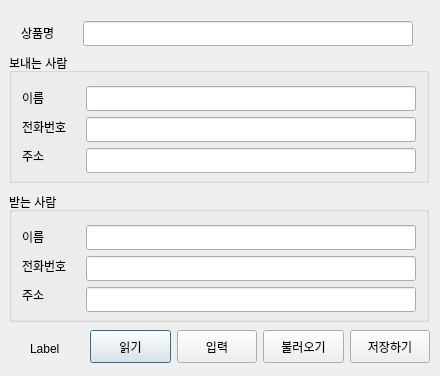
<?xml version="1.0" encoding="UTF-8"?>
<ui version="4.0">
 <class>Dialog</class>
 <widget class="QDialog" name="Dialog">
  <property name="geometry">
   <rect>
    <x>0</x>
    <y>0</y>
    <width>440</width>
    <height>376</height>
   </rect>
  </property>
  <property name="windowTitle">
   <string>Dialog</string>
  </property>
  <property name="layoutDirection">
   <enum>Qt::LeftToRight</enum>
  </property>
  <widget class="QGroupBox" name="groupBox">
   <property name="geometry">
    <rect>
     <x>9</x>
     <y>53</y>
     <width>420</width>
     <height>130</height>
    </rect>
   </property>
   <property name="minimumSize">
    <size>
     <width>420</width>
     <height>130</height>
    </size>
   </property>
   <property name="maximumSize">
    <size>
     <width>420</width>
     <height>130</height>
    </size>
   </property>
   <property name="font">
    <font>
     <weight>50</weight>
     <bold>false</bold>
    </font>
   </property>
   <property name="title">
    <string>보내는 사람</string>
   </property>
   <widget class="QLineEdit" name="lineSenderAddress">
    <property name="enabled">
     <bool>true</bool>
    </property>
    <property name="geometry">
     <rect>
      <x>77</x>
      <y>95</y>
      <width>330</width>
      <height>25</height>
     </rect>
    </property>
    <property name="minimumSize">
     <size>
      <width>330</width>
      <height>25</height>
     </size>
    </property>
    <property name="maximumSize">
     <size>
      <width>330</width>
      <height>25</height>
     </size>
    </property>
    <property name="text">
     <string/>
    </property>
   </widget>
   <widget class="QLineEdit" name="lineSenderName">
    <property name="enabled">
     <bool>true</bool>
    </property>
    <property name="geometry">
     <rect>
      <x>77</x>
      <y>33</y>
      <width>330</width>
      <height>25</height>
     </rect>
    </property>
    <property name="minimumSize">
     <size>
      <width>330</width>
      <height>25</height>
     </size>
    </property>
    <property name="maximumSize">
     <size>
      <width>330</width>
      <height>25</height>
     </size>
    </property>
   </widget>
   <widget class="QLineEdit" name="lineSenderNumber">
    <property name="enabled">
     <bool>true</bool>
    </property>
    <property name="geometry">
     <rect>
      <x>77</x>
      <y>64</y>
      <width>330</width>
      <height>25</height>
     </rect>
    </property>
    <property name="minimumSize">
     <size>
      <width>330</width>
      <height>25</height>
     </size>
    </property>
    <property name="maximumSize">
     <size>
      <width>330</width>
      <height>25</height>
     </size>
    </property>
   </widget>
   <widget class="QLabel" name="labelSenderAddress">
    <property name="geometry">
     <rect>
      <x>13</x>
      <y>91</y>
      <width>28</width>
      <height>23</height>
     </rect>
    </property>
    <property name="text">
     <string>주소</string>
    </property>
   </widget>
   <widget class="QLabel" name="labelRecevierName">
    <property name="geometry">
     <rect>
      <x>13</x>
      <y>33</y>
      <width>28</width>
      <height>23</height>
     </rect>
    </property>
    <property name="text">
     <string>이름</string>
    </property>
   </widget>
   <widget class="QLabel" name="labelSenderNumber">
    <property name="geometry">
     <rect>
      <x>13</x>
      <y>62</y>
      <width>56</width>
      <height>23</height>
     </rect>
    </property>
    <property name="text">
     <string>전화번호</string>
    </property>
   </widget>
  </widget>
  <widget class="QGroupBox" name="groupBox_2">
   <property name="geometry">
    <rect>
     <x>9</x>
     <y>192</y>
     <width>420</width>
     <height>130</height>
    </rect>
   </property>
   <property name="minimumSize">
    <size>
     <width>420</width>
     <height>130</height>
    </size>
   </property>
   <property name="maximumSize">
    <size>
     <width>420</width>
     <height>130</height>
    </size>
   </property>
   <property name="title">
    <string>받는 사람</string>
   </property>
   <widget class="QLineEdit" name="lineReceiverrNumber">
    <property name="geometry">
     <rect>
      <x>77</x>
      <y>64</y>
      <width>330</width>
      <height>25</height>
     </rect>
    </property>
    <property name="minimumSize">
     <size>
      <width>330</width>
      <height>25</height>
     </size>
    </property>
    <property name="maximumSize">
     <size>
      <width>330</width>
      <height>25</height>
     </size>
    </property>
   </widget>
   <widget class="QLineEdit" name="lineReceiverName">
    <property name="geometry">
     <rect>
      <x>77</x>
      <y>33</y>
      <width>330</width>
      <height>25</height>
     </rect>
    </property>
    <property name="minimumSize">
     <size>
      <width>330</width>
      <height>25</height>
     </size>
    </property>
    <property name="maximumSize">
     <size>
      <width>330</width>
      <height>25</height>
     </size>
    </property>
   </widget>
   <widget class="QLineEdit" name="lineReceiverAddress">
    <property name="geometry">
     <rect>
      <x>77</x>
      <y>95</y>
      <width>330</width>
      <height>25</height>
     </rect>
    </property>
    <property name="minimumSize">
     <size>
      <width>330</width>
      <height>25</height>
     </size>
    </property>
    <property name="maximumSize">
     <size>
      <width>330</width>
      <height>25</height>
     </size>
    </property>
   </widget>
   <widget class="QLabel" name="labelReceiverAddress">
    <property name="geometry">
     <rect>
      <x>13</x>
      <y>91</y>
      <width>28</width>
      <height>23</height>
     </rect>
    </property>
    <property name="text">
     <string>주소</string>
    </property>
   </widget>
   <widget class="QLabel" name="labelReceiverName">
    <property name="geometry">
     <rect>
      <x>13</x>
      <y>33</y>
      <width>28</width>
      <height>23</height>
     </rect>
    </property>
    <property name="text">
     <string>이름</string>
    </property>
   </widget>
   <widget class="QLabel" name="labelReceiverNumber">
    <property name="geometry">
     <rect>
      <x>13</x>
      <y>62</y>
      <width>56</width>
      <height>23</height>
     </rect>
    </property>
    <property name="text">
     <string>전화번호</string>
    </property>
   </widget>
  </widget>
  <widget class="QWidget" name="layoutWidget">
   <property name="geometry">
    <rect>
     <x>90</x>
     <y>330</y>
     <width>340</width>
     <height>33</height>
    </rect>
   </property>
   <layout class="QHBoxLayout" name="horizontalLayout">
    <item>
     <widget class="QPushButton" name="btnRead">
      <property name="maximumSize">
       <size>
        <width>100</width>
        <height>100</height>
       </size>
      </property>
      <property name="text">
       <string>읽기</string>
      </property>
     </widget>
    </item>
    <item>
     <widget class="QPushButton" name="btnWrite">
      <property name="maximumSize">
       <size>
        <width>100</width>
        <height>100</height>
       </size>
      </property>
      <property name="layoutDirection">
       <enum>Qt::RightToLeft</enum>
      </property>
      <property name="text">
       <string>입력</string>
      </property>
     </widget>
    </item>
    <item>
     <widget class="QPushButton" name="btnDownload">
      <property name="maximumSize">
       <size>
        <width>100</width>
        <height>100</height>
       </size>
      </property>
      <property name="text">
       <string>불러오기</string>
      </property>
     </widget>
    </item>
    <item>
     <widget class="QPushButton" name="btnUpload">
      <property name="maximumSize">
       <size>
        <width>100</width>
        <height>100</height>
       </size>
      </property>
      <property name="layoutDirection">
       <enum>Qt::RightToLeft</enum>
      </property>
      <property name="text">
       <string>저장하기</string>
      </property>
     </widget>
    </item>
   </layout>
  </widget>
  <widget class="QLineEdit" name="lineProductName">
   <property name="geometry">
    <rect>
     <x>83</x>
     <y>21</y>
     <width>330</width>
     <height>25</height>
    </rect>
   </property>
   <property name="minimumSize">
    <size>
     <width>330</width>
     <height>25</height>
    </size>
   </property>
   <property name="maximumSize">
    <size>
     <width>330</width>
     <height>25</height>
    </size>
   </property>
  </widget>
  <widget class="QLabel" name="label_7">
   <property name="geometry">
    <rect>
     <x>21</x>
     <y>21</y>
     <width>42</width>
     <height>23</height>
    </rect>
   </property>
   <property name="font">
    <font>
     <weight>50</weight>
     <bold>false</bold>
    </font>
   </property>
   <property name="text">
    <string>상품명</string>
   </property>
  </widget>
  <widget class="QLabel" name="labelState">
   <property name="geometry">
    <rect>
     <x>30</x>
     <y>340</y>
     <width>121</width>
     <height>17</height>
    </rect>
   </property>
   <property name="text">
    <string>Label</string>
   </property>
  </widget>
 </widget>
 <resources/>
 <connections/>
</ui>
